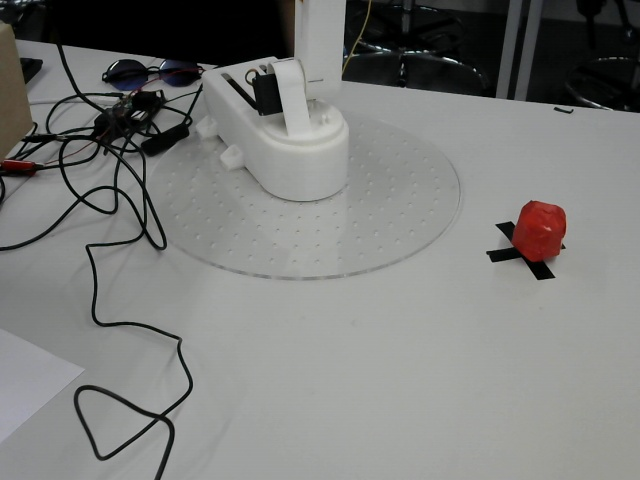
#> input picture vision/refs/red_rock/02.jpg, 640 x 480 px; its folder holds only this picture in this run
$ python build_shape_refs.py
#> lines starting #> are read from the running program, lines starting #| are printed output that depends on the picture; after the words box and inside, x2 and y2 are one past the last pixel; in counts of white or black regions, pixels touching at a corner belong together
### vision/shape_features.py
#!/usr/bin/env python3
"""
shape_features.py
-----------------
Extract a fixed-length feature vector describing a coloured blob, from its
contour and the surrounding HSV image.

Features (7 dims, in order):
    0  aspect_ratio  — bbox width / height
    1  solidity      — contour area / convex-hull area      (0..1, lower = more concave)
    2  extent        — contour area / bbox area             (0..1, higher = fills bbox)
    3  circularity   — 4·pi·area / perimeter²               (1.0 = perfect circle)
    4  mean_h        — mean hue inside the mask             (0..179)
    5  mean_s        — mean saturation inside the mask      (0..255)
    6  mean_v        — mean value/brightness inside mask    (0..255)

This is deliberately small and interpretable so the matcher's behaviour is
easy to reason about and to write up in the report.
"""

import numpy as np
import cv2

FEATURE_NAMES = [
    "aspect_ratio",
    "solidity",
    "extent",
    "circularity",
    "mean_h",
    "mean_s",
    "mean_v",
]
N_FEATURES = len(FEATURE_NAMES)


def extract(contour: np.ndarray, hsv: np.ndarray) -> np.ndarray:
    """
    contour: Nx1x2 contour from cv2.findContours
    hsv:     full HSV frame (same dimensions as the image the contour came from)

    Returns a 1-D numpy array of length N_FEATURES, or a zero vector if the
    contour is degenerate.
    """
    out = np.zeros(N_FEATURES, dtype=np.float32)

    area = float(cv2.contourArea(contour))
    perimeter = float(cv2.arcLength(contour, closed=True))
    if area <= 0 or perimeter <= 0:
        return out

    x, y, w, h = cv2.boundingRect(contour)
    if w <= 0 or h <= 0:
        return out

    # 0  aspect ratio
    out[0] = w / h

    # 1  solidity
    hull = cv2.convexHull(contour)
    hull_area = float(cv2.contourArea(hull))
    out[1] = area / hull_area if hull_area > 0 else 0.0

    # 2  extent
    out[2] = area / (w * h)

    # 3  circularity (Polsby–Popper / isoperimetric)
    out[3] = 4.0 * np.pi * area / (perimeter * perimeter)

    # 4-6  mean H, S, V inside the contour
    mask = np.zeros(hsv.shape[:2], dtype=np.uint8)
    cv2.drawContours(mask, [contour], -1, 255, thickness=cv2.FILLED)
    mean_hsv = cv2.mean(hsv, mask=mask)[:3]   # (H, S, V)
    out[4] = mean_hsv[0]
    out[5] = mean_hsv[1]
    out[6] = mean_hsv[2]

    return out

### vision/build_shape_refs.py
#!/usr/bin/env python3
"""
build_shape_refs.py
-------------------
Compute the shape+colour signature for a target object from a directory of
reference photos.

For each .jpg in --ref-dir:
  1. Build a red HSV mask
  2. Find the largest contour
  3. Extract the 7-feature vector with shape_features.extract
  4. Stack into a (N, 7) matrix

Output .npz contains:
    features  — (N, 7) raw per-image feature vectors
    mean      — (7,)   per-feature mean across references
    std       — (7,)   per-feature stddev across references
    names     — list of feature names (for debugging)

Run:
    python3 vision/build_shape_refs.py
"""

import argparse
from pathlib import Path

import cv2
import numpy as np

from shape_features import extract, FEATURE_NAMES, N_FEATURES

RED_RANGES = [
    ((0,   110, 80), (10,  255, 255)),
    ((170, 110, 80), (179, 255, 255)),
]
MORPH_KERNEL_SZ = 7


def red_mask(hsv: np.ndarray) -> np.ndarray:
    m = None
    for lo, hi in RED_RANGES:
        cur = cv2.inRange(hsv, np.array(lo, np.uint8), np.array(hi, np.uint8))
        m = cur if m is None else cv2.bitwise_or(m, cur)
    k = cv2.getStructuringElement(cv2.MORPH_ELLIPSE,
                                  (MORPH_KERNEL_SZ, MORPH_KERNEL_SZ))
    m = cv2.erode(m, k, iterations=1)
    m = cv2.dilate(m, k, iterations=2)
    return m


def build(ref_dir: Path, out_path: Path) -> None:
    img_paths = sorted(ref_dir.glob("*.jpg"))
    if not img_paths:
        raise SystemExit(f"no .jpg files in {ref_dir}")

    rows = []
    print(" ".join(f"{n:>13}" for n in ["file"] + FEATURE_NAMES))
    print("-" * (14 * (N_FEATURES + 1)))
    for p in img_paths:
        img = cv2.imread(str(p))
#> img is the input picture: shape (480, 640, 3); mean B, G, R 122, 124, 123.2
        if img is None:
            continue
        hsv = cv2.cvtColor(img, cv2.COLOR_BGR2HSV)
#> hsv: shape (480, 640, 3); mean H, S, V 57.5, 16.8, 125.2
        mask = red_mask(hsv)
#> the loop in red_mask, `for lo, hi in RED_RANGES:` made 2 passes
#> pass 1, in red_mask, `cur = cv2.inRange(hsv, np.array(lo, np.uint8), np.array(hi, np.uint8))`:
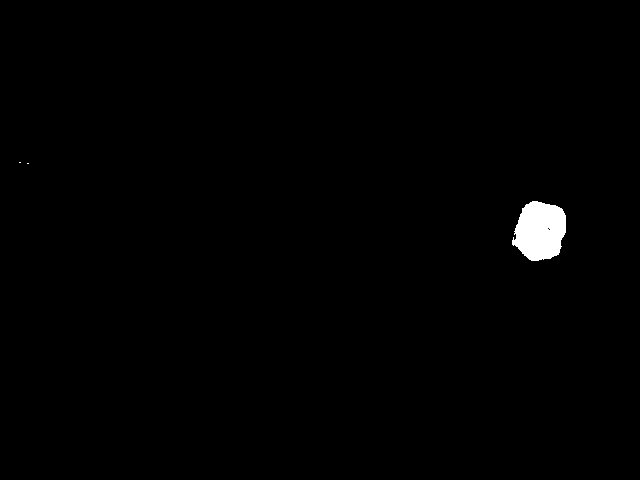
#> cur: shape (480, 640); 0.8% white; 3 white regions (2 under 20 px), largest, box (x1, y1, x2, y2) and area: (512, 201, 566, 261) 2456
#> pass 2, in red_mask, `cur = cv2.inRange(hsv, np.array(lo, np.uint8), np.array(hi, np.uint8))`:
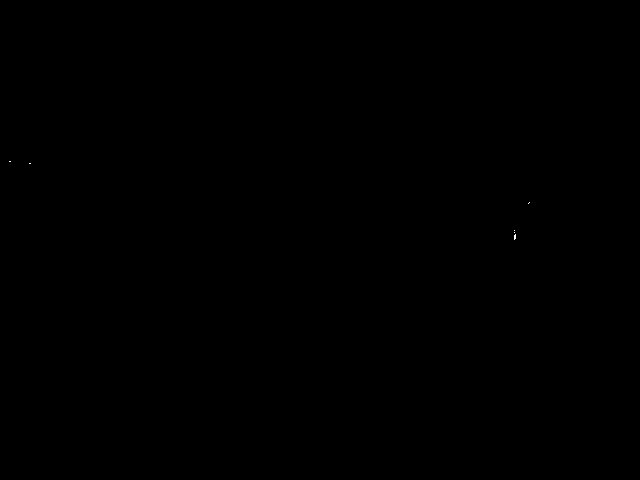
#> cur: shape (480, 640); 0.01% white in thin lines or dots, all inside (x1, y1, x2, y2) = (9, 161, 530, 240)
#> in red_mask, `m = cv2.erode(m, k, iterations=1)`:
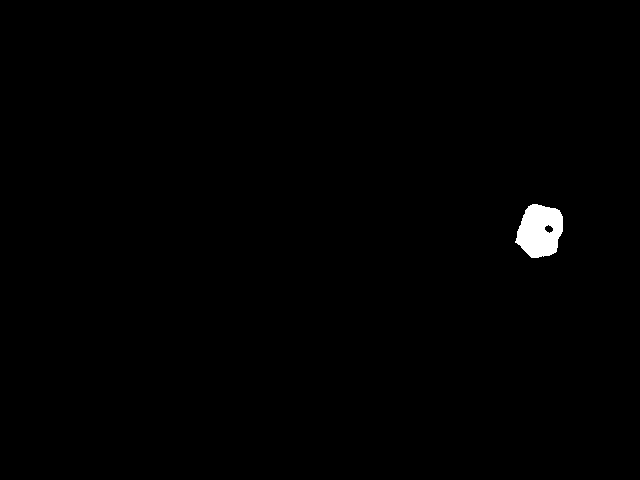
#> m: shape (480, 640); 0.62% white; 1 white region, box (x1, y1, x2, y2) and area: (515, 204, 563, 258) 1903
#> in red_mask, `m = cv2.dilate(m, k, iterations=2)`:
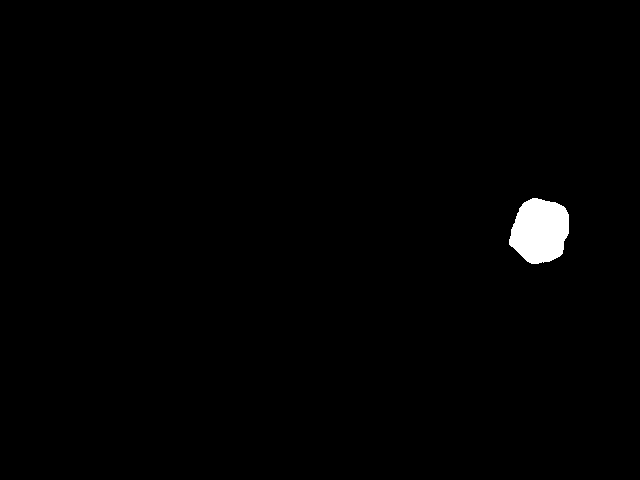
#> m: shape (480, 640); 0.99% white; 1 white region
        contours, _ = cv2.findContours(mask, cv2.RETR_EXTERNAL,
                                       cv2.CHAIN_APPROX_SIMPLE)
#> contours = 1 contour; box (x1, y1, x2, y2) and area: (509, 198, 569, 264) 2940
        if not contours:
            print(f"{p.name:<13}  <no red contour>")
            continue
        biggest = max(contours, key=cv2.contourArea)
#> biggest = contour of 88 points, box (x1, y1, x2, y2) (509, 198, 569, 264), area 2940
        if cv2.contourArea(biggest) < 500:
            print(f"{p.name:<13}  <contour too small>")
            continue
        feats = extract(biggest, hsv)
#> in extract, `area = float(cv2.contourArea(contour))`: area = 2939.5
#> in extract, `perimeter = float(cv2.arcLength(contour, closed=True))`: perimeter = 209.6
#> in extract, `x, y, w, h = cv2.boundingRect(contour)`: x = 509; y = 198; w = 60; h = 66
#> in extract, `hull = cv2.convexHull(contour)`: hull = contour of 21 points, box (x1, y1, x2, y2) (509, 198, 569, 264), area 3016
#> in extract, `hull_area = float(cv2.contourArea(hull))`: hull_area = 3015.5
#> in extract, `mean_hsv = cv2.mean(hsv, mask=mask)[:3]`: mean_hsv = (5.37, 175.9, 117.3)
#> feats = [0.909, 0.975, 0.742, 0.841, 5.37, 175.9, 117.3]
        rows.append(feats)
        print(f"{p.name:>13} " +
              " ".join(f"{v:>13.3f}" for v in feats))
#|        02.jpg         0.909         0.975         0.742         0.841         5.367       175.943       117.287

    if not rows:
        raise SystemExit("no usable references — aborting")

    features = np.vstack(rows).astype(np.float32)
    mean = features.mean(axis=0)
#> mean = [0.909, 0.975, 0.742, 0.841, 5.37, 175.9, 117.3]
    std  = features.std(axis=0)
#> std = [0, 0, 0, 0, 0, 0, 0]

    print("-" * (14 * (N_FEATURES + 1)))
    print(f"{'mean':>13} " + " ".join(f"{v:>13.3f}" for v in mean))
#|          mean         0.909         0.975         0.742         0.841         5.367       175.943       117.287
    print(f"{'std':>13} " + " ".join(f"{v:>13.3f}" for v in std))
#|           std         0.000         0.000         0.000         0.000         0.000         0.000         0.000

    out_path.parent.mkdir(parents=True, exist_ok=True)
    np.savez(out_path,
             features=features, mean=mean, std=std,
             names=np.array(FEATURE_NAMES))
    print(f"\nsaved -> {out_path}  ({features.shape[0]} references)")
#| saved -> vision/refs/red_rock_shape.npz  (1 references)


if __name__ == "__main__":
    parser = argparse.ArgumentParser(description="Build shape+colour signature (EE6003)")
    parser.add_argument("--ref-dir", type=Path,
                        default=Path("vision/refs/red_rock"))
    parser.add_argument("--out", type=Path,
                        default=Path("vision/refs/red_rock_shape.npz"))
    args = parser.parse_args()
    build(args.ref_dir, args.out)

$ run again, on vision/refs/red_rock/08.jpg
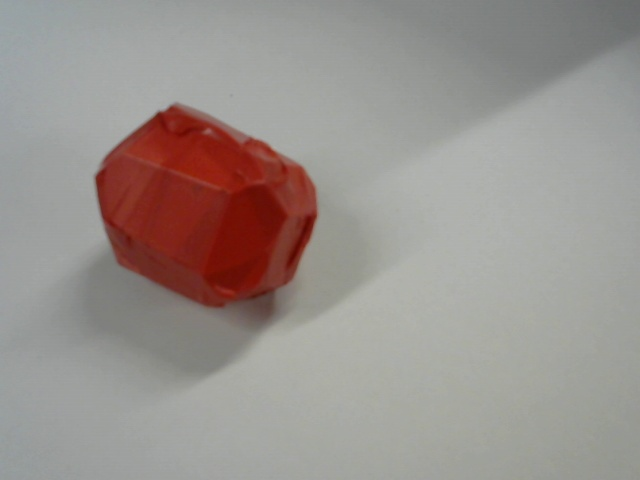
#> input picture vision/refs/red_rock/08.jpg, 640 x 480 px
#> in build, img is the input picture: shape (480, 640, 3); mean B, G, R 142.2, 146.6, 154.1
#> hsv: shape (480, 640, 3); mean H, S, V 48.3, 27.8, 156
#> the loop in red_mask, `for lo, hi in RED_RANGES:` made 2 passes
#> pass 1, in red_mask, `cur = cv2.inRange(hsv, np.array(lo, np.uint8), np.array(hi, np.uint8))`:
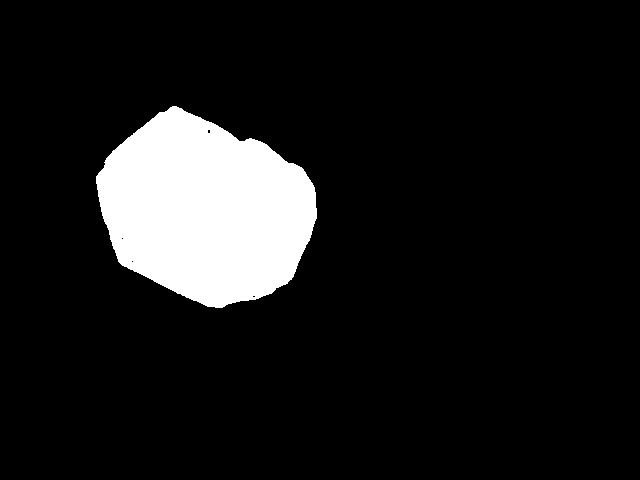
#> cur: shape (480, 640); 10.2% white; 1 white region, box (x1, y1, x2, y2) and area: (96, 106, 317, 308) 31452
#> in red_mask, `m = cv2.dilate(m, k, iterations=2)`:
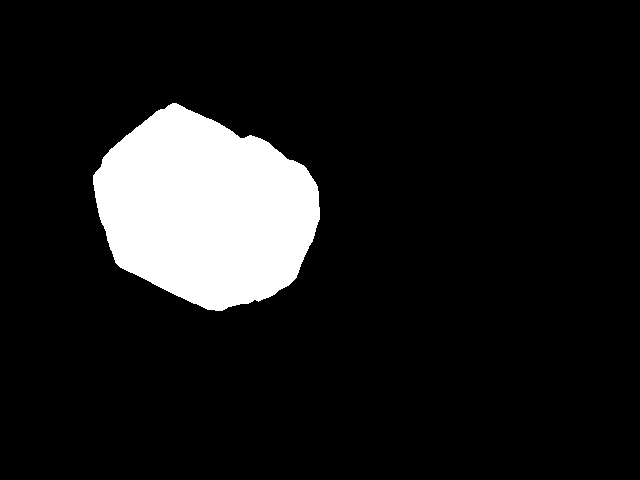
#> m: shape (480, 640); 10.9% white; 1 white region
#> contours = 1 contour; box (x1, y1, x2, y2) and area: (93, 103, 320, 311) 33070
#> biggest = contour of 363 points, box (x1, y1, x2, y2) (93, 103, 320, 311), area 33070
#> area = 33069.5
#> perimeter = 713.7
#> x = 93; y = 103; w = 227; h = 208
#> hull = contour of 37 points, box (x1, y1, x2, y2) (93, 103, 320, 311), area 33673
#> hull_area = 33673
#> mean_hsv = (3.62, 194.8, 125.3)
#> feats = [1.09, 0.982, 0.7, 0.816, 3.62, 194.8, 125.3]
#|        08.jpg         1.091         0.982         0.700         0.816         3.624       194.753       125.276
#> std = [0, 0, 0, 0, 0, 0, 0]
#|          mean         1.091         0.982         0.700         0.816         3.624       194.753       125.276
#|           std         0.000         0.000         0.000         0.000         0.000         0.000         0.000
#| saved -> vision/refs/red_rock_shape.npz  (1 references)

$ run again, on vision/refs/red_rock/10.jpg
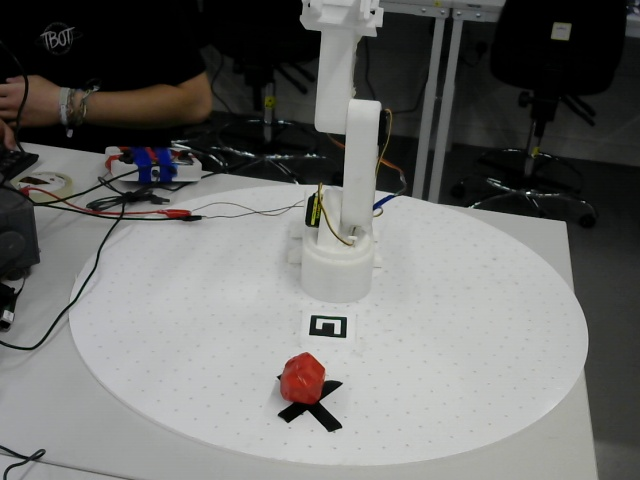
#> input picture vision/refs/red_rock/10.jpg, 640 x 480 px
#> in build, img is the input picture: shape (480, 640, 3); mean B, G, R 106.6, 108.5, 108.2
#> hsv: shape (480, 640, 3); mean H, S, V 54.6, 22.4, 110.1
#> the loop in red_mask, `for lo, hi in RED_RANGES:` made 2 passes
#> pass 1, in red_mask, `cur = cv2.inRange(hsv, np.array(lo, np.uint8), np.array(hi, np.uint8))`:
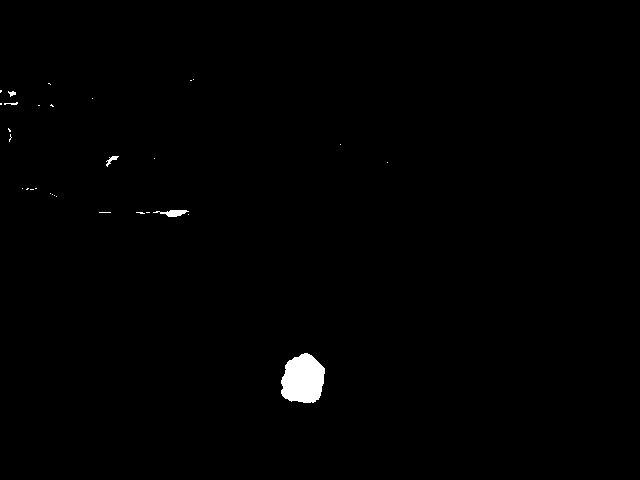
#> cur: shape (480, 640); 0.66% white; 30 white regions (25 under 20 px), largest, box (x1, y1, x2, y2) and area: (281, 353, 325, 403) 1708, (153, 210, 189, 217) 137, (106, 156, 119, 167) 51, (8, 91, 16, 97) 28, (4, 102, 18, 105) 24
#> in red_mask, `m = cv2.dilate(m, k, iterations=2)`:
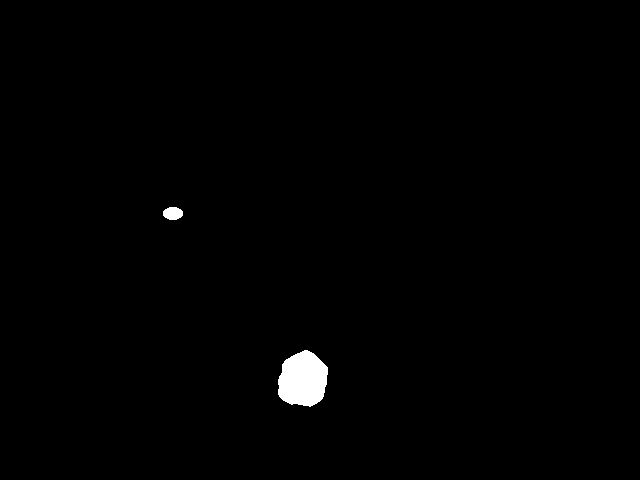
#> m: shape (480, 640); 0.78% white; 2 white regions
#> contours = 2 contours; box (x1, y1, x2, y2) and area: (278, 350, 328, 407) 2111, (163, 207, 183, 220) 184
#> biggest = contour of 78 points, box (x1, y1, x2, y2) (278, 350, 328, 407), area 2111
#> area = 2111
#> perimeter = 177.7
#> x = 278; y = 350; w = 50; h = 57
#> hull = contour of 22 points, box (x1, y1, x2, y2) (278, 350, 328, 407), area 2172
#> hull_area = 2171.5
#> mask: shape (480, 640); 0.71% white; 1 white region, box (x1, y1, x2, y2) and area: (278, 350, 328, 407) 2188
#> mean_hsv = (8.87, 168.7, 132.6)
#> feats = [0.877, 0.972, 0.741, 0.84, 8.87, 168.7, 132.6]
#|        10.jpg         0.877         0.972         0.741         0.840         8.866       168.707       132.563
#> std = [0, 0, 0, 0, 0, 0, 0]
#|          mean         0.877         0.972         0.741         0.840         8.866       168.707       132.563
#|           std         0.000         0.000         0.000         0.000         0.000         0.000         0.000
#| saved -> vision/refs/red_rock_shape.npz  (1 references)
